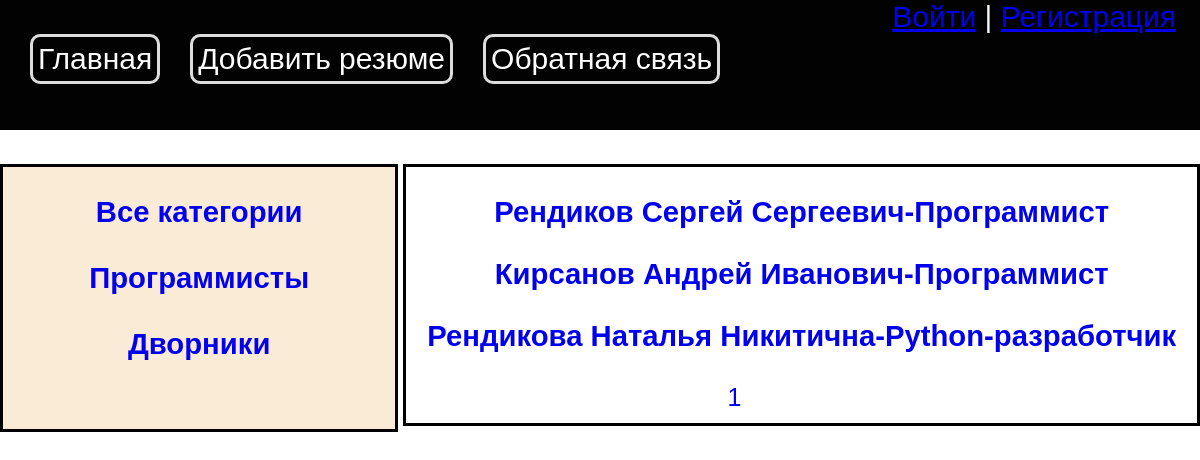
Before: /?page=2 with the older database file.
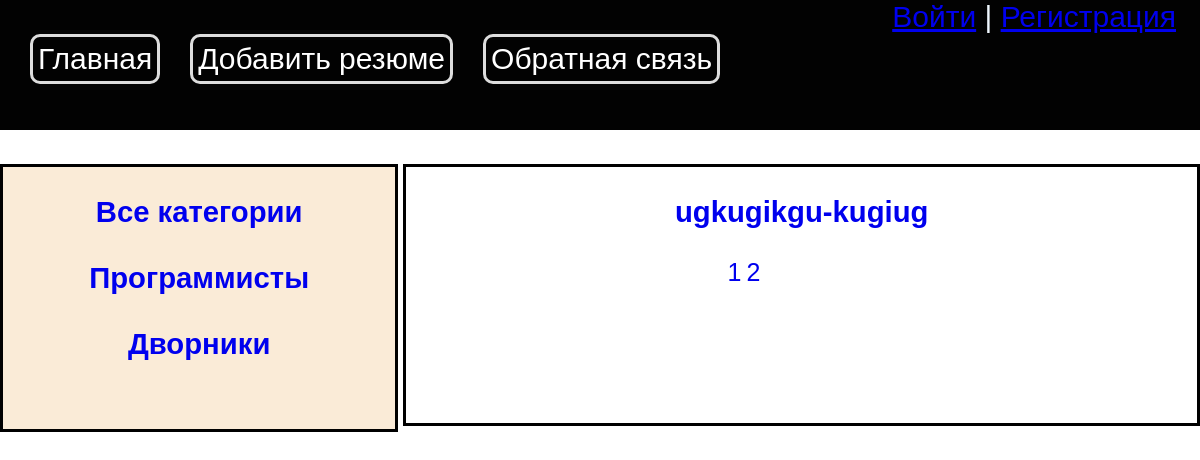
After: the same page with the newer database file.
### main/models.py (models this page shows, shortened)
class Categories(models.Model):
    name = models.CharField(max_length=255)
    slug = models.SlugField(max_length=255, db_index=True, unique=True)
    def get_absolute_url(self):
        return reverse('category', kwargs={'cat_slug': self.slug})
    class Meta:
        verbose_name = 'Категории'
        verbose_name_plural = 'Категории'

class Resume(models.Model):
    name = models.CharField(max_length=255)
    slug = models.SlugField(max_length=255, db_index=True, unique=True)
    date = models.CharField(max_length=255)
    city = models.CharField(max_length=255)
    telephon_number = models.CharField(max_length=255)
    emeil = models.EmailField()
    profession = models.CharField(max_length=255)
    payment = models.CharField(max_length=255)
    competencies = models.TextField()
    time_create = models.DateTimeField(auto_now_add=True)
    time_update = models.DateTimeField(auto_now=True)
    is_published = models.BooleanField(default=True)
    cat = models.ForeignKey('Categories', on_delete=models.PROTECT)
    photo = models.ImageField(upload_to="photos/%Y/%m/%d/", default=None, blank=True, null=True, verbose_name="Фото")
    class Meta:
        verbose_name = 'Резюме'
        verbose_name_plural = 'Резюме'
    def get_absolute_url(self):
        return reverse('hanter', kwargs={'h_slug': self.slug})

### main/views.py (the view)
# urls.py: path('', views.index, name='home'),
def index(request):
    category = Categories.objects.all()
    contact_list = Resume.objects.all()
    paginator = Paginator(contact_list, 3)
    page_number = request.GET.get('page')
    page_obj = paginator.get_page(page_number)
    return render(request, 'main/index.html', {'category': category, 'menu': menu, 'page_obj': page_obj})

### main/templatetags/main_tags.py (called while the page is built)
@register.simple_tag
def get_menu():
    return menu

### main/templates/main/index.html (shortened to what this page needs)
{% extends 'base.html' %}
{% block content %}
    <div class="str_resume"><h1>{{title}}</h1>
    <div class="content-index">
            <div class="left-category">
                <h3>
                    <a href="{% url 'home' %}">Все категории</a>
                    <br><br>
                    {% for p in category %}
                    <a href="{{ p.get_absolute_url }}">{{p.name}}</a>
                    <br><br>
                    {% endfor %}
                </h3>
            </div>
            <div class="name-r">
                {% for item in page_obj %}
                <a href="{{ item.get_absolute_url }}"><h3>{{item.name}}-{{item.profession}}</h3></a>
                {% endfor %}
                <div class="paginat">
                    {% for p in page_obj.paginator.page_range %}
                    <div>
                        <a href="?page={{ p }}">{{ p }}</a>
                    </div>
                    {% endfor %}
                </div>
            </div>
        </div>
    </div>
{% endblock %}

Changed rows visible on the page:
no longer on this page (row unchanged): Resume: name "Рендиков Сергей Сергеевич", profession "Программист"
no longer on this page (row unchanged): Resume: name "Кирсанов Андрей Иванович", profession "Программист"
no longer on this page (row unchanged): Resume: name "Рендикова Наталья Никитична", profession "Python-разработчик"
added Resume: name "ugkugikgu", profession "kugiug"
Other visible differences:
new list line: "2"
